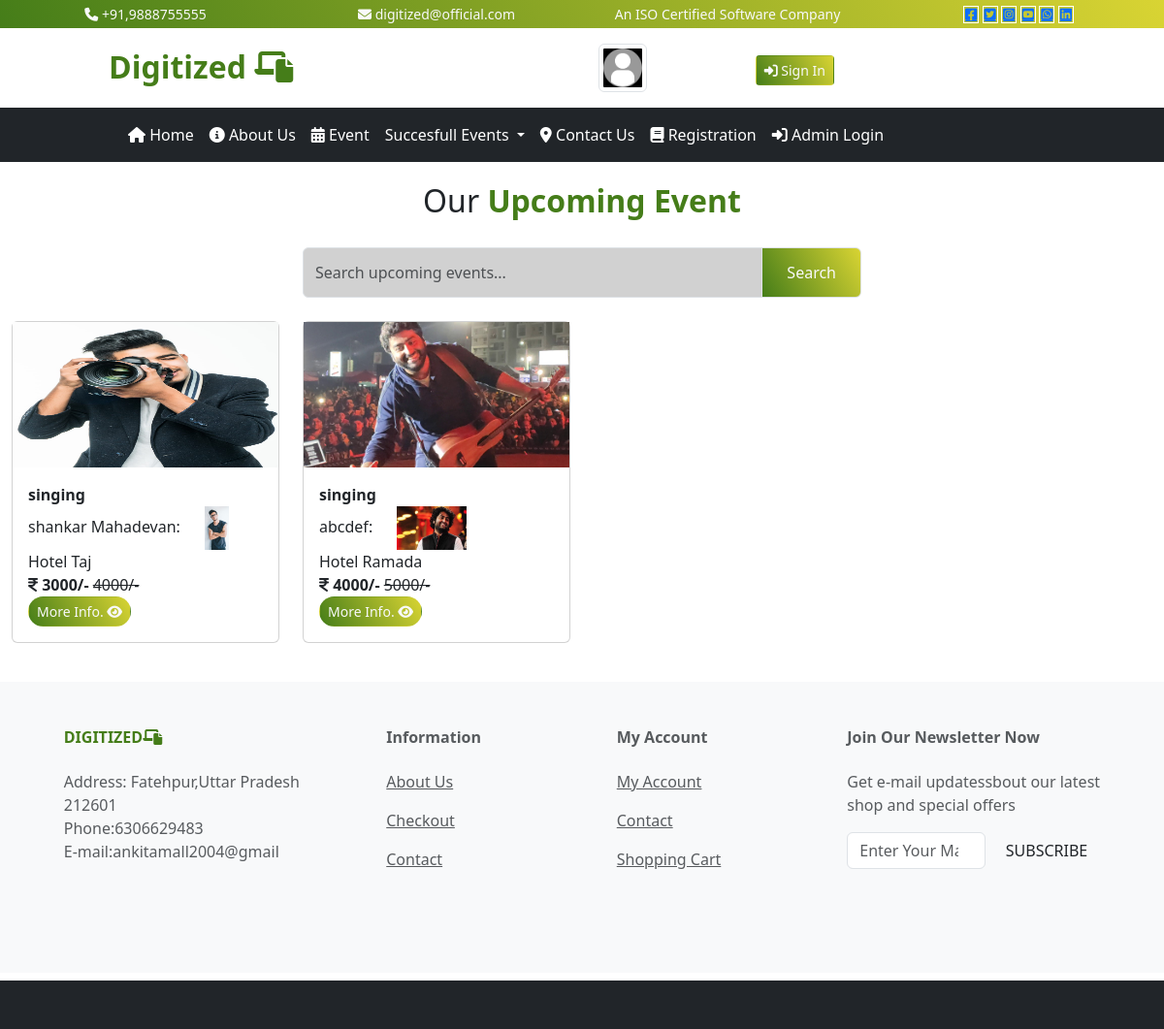
/user/event/?msg=5, run on the app's committed database.
### user/models.py (models this page shows)
class event(models.Model):
    event_category=models.ForeignKey(category,on_delete=models.CASCADE)
    speaker_name=models.CharField(max_length=200,null=True)
    hotel=models.ForeignKey(placename,on_delete=models.CASCADE)
    city=models.ForeignKey(city,on_delete=models.CASCADE)
    event_picture=models.ImageField(upload_to='static/event/',null=True)
    speaker_picture=models.ImageField(upload_to='static/speaker',null=True)
    price=models.IntegerField()
    dprice=models.IntegerField()
    event_date=models.DateField()
    event_detail=models.TextField(null=True)

class category(models.Model):
    cname=models.CharField(max_length=200,null=True)
    cpic=models.ImageField(upload_to='static/category/',null=True)
    cdate=models.DateField()
    def __str__(self):
        return self.cname

class placename(models.Model):
    place=models.CharField(max_length=200)
    address=models.TextField()
    ppic=models.ImageField(upload_to='static/Hotel/',null=True)
    pdate=models.DateField()
    def __str__(self):
        return self.place

### user/views.py (the view)
# urls.py: path('event/',views.myevent),
def myevent(request):
    cid=request.GET.get('msg')
    sdata=request.GET.get('search')#Arjeet Singh
    if cid is not None:
        edata=event.objects.filter(event_category=cid)
    elif sdata is not None:
        edata=event.objects.filter(Q(speaker_name__icontains=sdata))
    else:
        edata=event.objects.all().order_by('-id')
    md={"edata":edata}
    return render(request,'user/event.html',md)

### templates/user/event.html
{% extends 'base.html'%}
{% load  static %}
{% block content %}
<div class="text-center fs-2">
    Our<b class="txt-mycolor"> Upcoming Event</b>
</div>
<div class="row">
    <div class="col-sm-6 mx-auto">
        <form method="get" >
        <div class="input-group mt-4">
            <input type="text" name="search" style="background:#d1d1d1 !important;" placeholder="Search upcoming events..." class="form-control"/>
        <i class="input-group-text bg-mycolor text-light">
            <input type="submit" class="btn text-light"  value="Search"/>
        </i>
        </div>
            </form>
    </div>
</div>
<div class="row my-4">
     {% for a in edata %}
                 <div class="col-lg-3 col-md-6 col-sm-12">
                     <div class="card">
                         <img src="/{{a.event_picture}}" style="max-height:150px" class="img-card-top"/>
                     <div class="card-body">
                         <b>{{a.event_category}}</b><br/>
                         {{a.speaker_name}}:&nbsp;&nbsp;&nbsp;&nbsp;&nbsp;&nbsp;<img src="/{{a.speaker_picture}}" clas="img-thumbnail float-end" style="max-height:45px;"/><br/>
                         {{a.hotel}}<br/>
                         <i class="fa-solid fa-indian-rupee-sign"></i>
                         <b>{{a.dprice}}/-</b> <s>{{a.price}}/-</s><br/>
                           <a href="/user/viewdetails?msg={{a.id}}" class="btn btn-sm rounded-pill  bg-mycolor text-light">More Info. <i class="fa-solid fa-eye"></i></a>
                     </div>
                     </div>
                 </div>
                 {% endfor %}
</div>
{% endblock %}

### templates/base.html (style rules this page uses)
:root { --bgcolor:linear-gradient(60deg,#457d19,#d9d433); --txtcolor:#457d19; }
.bg-mycolor { background:var(--bgcolor) !important; }
.txt-mycolor { color:var(--txtcolor); }

### data on the page
event: event_picture (picture), event_category "singing", speaker_name "shankar Mahadevan", speaker_picture (picture), hotel "Hotel Taj", dprice "3000", price "4000"
event: event_picture (picture), event_category "singing", speaker_name "abcdef", speaker_picture (picture), hotel "Hotel Ramada", dprice "4000", price "5000"
